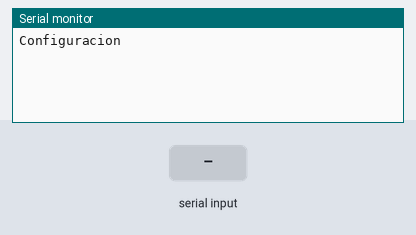
Recording of a sketch running on a simulated Arduino Mega 2560, built with avr-gcc and run on an emulated ATmega2560. On the bench: the last lines printed to the serial monitor. Inputs (shaded band) come from the test bench.

Above: at 1.2 s.
1.3 s: "1" received over the second serial link
At 2.5 s:
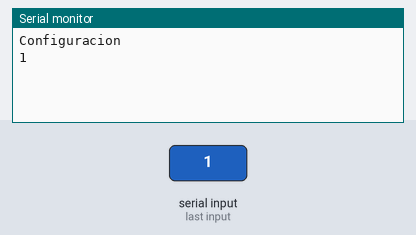
2.8 s: "0" received over the second serial link
At 3.6 s:
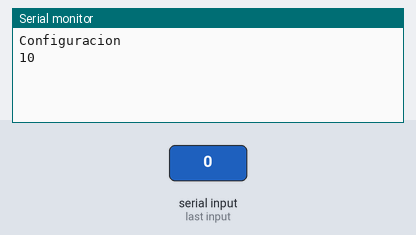

The sketch:

configBluetooth.ino
```cpp
#include <SoftwareSerial.h>

SoftwareSerial Serial1(10, 11);

void setup() {
  Serial.begin(9600);
  Serial1.begin(38400);

  Serial.println("Configuracion");
}

void loop() {
  /*
  Serial1.write("1");
  Serial.println("Enviado");
  delay(2000);
  */

  if(Serial1.available()){
    Serial.write(Serial1.read());
  }

  if(Serial.available()){
    Serial1.write(Serial.read());
  }

}
```

Measured:
- after the input at 1.3 s, the serial monitor: prints a new line at once (image 1)
- after the input at 2.8 s, the serial monitor: prints a new line at once (image 2)
